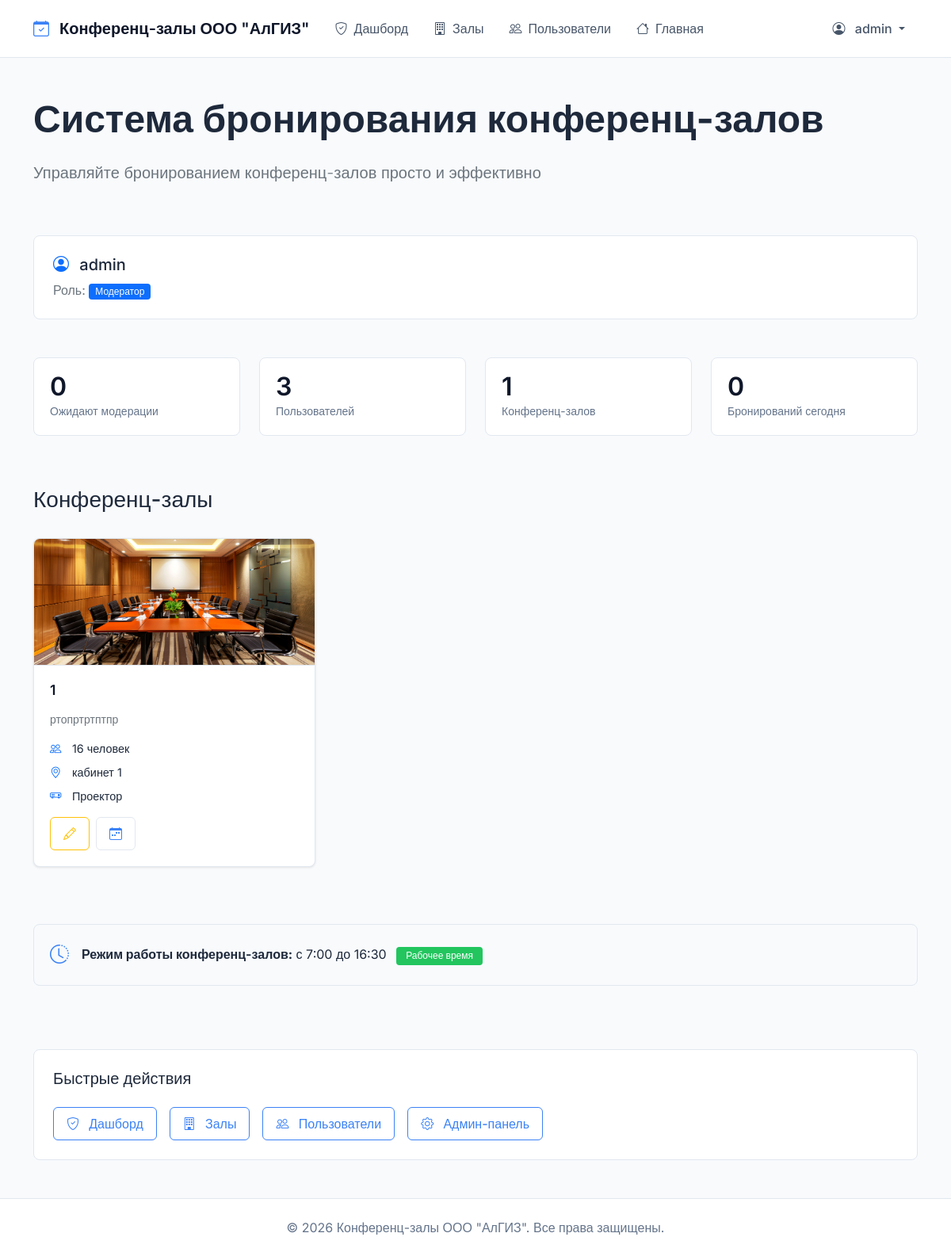
Page / (signed in) on the committed database.
### bookings/models.py (models this page shows, shortened)
class User(AbstractUser):
    ROLE_CHOICES = (
        ('moderator', 'Модератор'),
        ('requester', 'Заявитель'),
        ('employee', 'Сотрудник'),
    )
    role = models.CharField(max_length=20, choices=ROLE_CHOICES, default='employee', verbose_name="Роль")
    phone = models.CharField(max_length=20, blank=True, verbose_name="Телефон")
    department = models.CharField(max_length=100, blank=True, verbose_name="Отдел")
    avatar = models.ImageField(upload_to='avatars/', blank=True, null=True, verbose_name="Аватар")
    def get_full_name(self):
        if self.first_name and self.last_name:
            return f"{self.first_name} {self.last_name}"
        return self.username
    class Meta:
        verbose_name = "Пользователь"
        verbose_name_plural = "Пользователи"

class ConferenceRoom(models.Model):
    name = models.CharField(max_length=100, verbose_name="Название")
    capacity = models.PositiveIntegerField(verbose_name="Вместимость")
    location = models.CharField(max_length=200, verbose_name="Местоположение")
    description = models.TextField(blank=True, verbose_name="Описание")
    has_projector = models.BooleanField(default=False, verbose_name="Проектор")
    has_video_conference = models.BooleanField(default=False, verbose_name="Видеоконференция")
    has_whiteboard = models.BooleanField(default=False, verbose_name="Доска")
    is_active = models.BooleanField(default=True, verbose_name="Активен")
    image = models.ImageField(upload_to='rooms/', blank=True, null=True, verbose_name="Изображение")
    created_at = models.DateTimeField(auto_now_add=True, verbose_name="Дата создания")
    updated_at = models.DateTimeField(auto_now=True, verbose_name="Дата обновления")
    class Meta:
        verbose_name = "Конференц-зал"
        verbose_name_plural = "Конференц-залы"
        ordering = ['name']

### bookings/views.py (the view)
# urls.py: path('', views.index, name='index'),
@any_role_required
def index(request):
    rooms = ConferenceRoom.objects.filter(is_active=True)
    context = {
        'rooms': rooms,
        'total_rooms': rooms.count(),
        'booking_settings': settings.BOOKING_SETTINGS,
        'now': timezone.now(),
    }
    if request.user.is_authenticated:
        if request.user.role == 'requester':
            context['my_pending_bookings'] = Booking.objects.filter(
                requester=request.user, status='pending').count()
            context['my_approved_bookings'] = Booking.objects.filter(
                requester=request.user, status='approved').count()
        elif request.user.role == 'moderator':
            context['pending_bookings_count'] = Booking.objects.filter(status='pending').count()
            context['total_users'] = User.objects.filter(is_active=True).count()
        elif request.user.role == 'employee':
            today = timezone.now().date()
            context['today_bookings'] = Booking.objects.filter(
                status='approved', start_time__date=today).count()
    return render(request, 'bookings/index.html', context)

### bookings/templates/bookings/index.html (shortened to what this page needs)
{% extends 'bookings/base.html' %}
{% load static %}
{% block content %}
<div class="row mb-5">
    <div class="col-12">
        <h1 class="display-5 fw-bold mb-4">
            Система бронирования конференц-залов
        </h1>
        <p class="lead text-secondary">
            Управляйте бронированием конференц-залов просто и эффективно
        </p>
    </div>
</div>
{% if user.is_authenticated %}
    <div class="row mb-5">
        <div class="col-12">
            <div class="p-4 bg-white border rounded-3">
                <h5 class="mb-2">
                    <i class="bi bi-person-circle me-2 text-primary"></i>
                    {{ user.get_full_name|default:user.username }}
                </h5>
                <p class="text-secondary mb-0">
                    Роль: <span class="badge bg-primary">{{ user.get_role_display }}</span>
                </p>
            </div>
        </div>
    </div>
    <div class="row mb-5">
        {% if user.role == 'requester' %}
            <div class="col-md-4 mb-3">
                <div class="stat-card">
                    <div class="stat-value">{{ my_pending_bookings|default:0 }}</div>
                    <div class="stat-label">Ожидают подтверждения</div>
                </div>
            </div>
            <div class="col-md-4 mb-3">
                <div class="stat-card">
                    <div class="stat-value">{{ my_approved_bookings|default:0 }}</div>
                    <div class="stat-label">Подтверждено</div>
                </div>
            </div>
            <div class="col-md-4 mb-3">
                <div class="stat-card">
                    <div class="stat-value">{{ total_rooms }}</div>
                    <div class="stat-label">Доступно залов</div>
                </div>
            </div>
        {% elif user.role == 'moderator' %}
            <div class="col-md-3 mb-3">
                <div class="stat-card">
                    <div class="stat-value">{{ pending_bookings_count|default:0 }}</div>
                    <div class="stat-label">Ожидают модерации</div>
                </div>
            </div>
            <div class="col-md-3 mb-3">
                <div class="stat-card">
                    <div class="stat-value">{{ total_users|default:0 }}</div>
                    <div class="stat-label">Пользователей</div>
                </div>
            </div>
            <div class="col-md-3 mb-3">
                <div class="stat-card">
                    <div class="stat-value">{{ total_rooms }}</div>
                    <div class="stat-label">Конференц-залов</div>
                </div>
            </div>
            <div class="col-md-3 mb-3">
                <div class="stat-card">
                    <div class="stat-value">{{ today_bookings|default:0 }}</div>
                    <div class="stat-label">Бронирований сегодня</div>
                </div>
            </div>
        {% endif %}
    </div>
{% endif %}
<div class="row mb-4">
    <div class="col-12">
        <h3 class="fw-semibold">Конференц-залы</h3>
    </div>
</div>
<div class="row">
    {% for room in rooms %}
        <div class="col-md-6 col-lg-4 mb-4">
            <div class="card room-card h-100">
                {% if room.image %}
                    <img src="{{ room.image.url }}" class="card-img-top" alt="{{ room.name }}">
                {% else %}
                    <div class="room-image-placeholder">
                        <i class="bi bi-building"></i>
                    </div>
                {% endif %}
                <div class="card-body">
                    <h5 class="card-title fw-semibold mb-3">{{ room.name }}</h5>
                    <p class="text-secondary small mb-3">{{ room.description|truncatewords:15 }}</p>
                    <div class="room-features mb-3">
                        <div class="d-flex align-items-center mb-2">
                            <i class="bi bi-people text-primary me-2"></i>
                            <span>{{ room.capacity }} человек</span>
                        </div>
                        <div class="d-flex align-items-center mb-2">
                            <i class="bi bi-geo-alt text-primary me-2"></i>
                            <span>{{ room.location }}</span>
                        </div>
                        {% if room.has_projector %}
                        <div class="d-flex align-items-center mb-2">
                            <i class="bi bi-projector text-primary me-2"></i>
                            <span>Проектор</span>
                        </div>
                        {% endif %}
                    </div>
                    <div class="d-flex gap-2">
                        {% if user.is_authenticated %}
                            {% if user.role == 'requester' %}
                                <a href="{% url 'bookings:create_booking' %}?room={{ room.id }}"
                                   class="btn btn-primary flex-grow-1">
                                    <i class="bi bi-calendar-plus me-2"></i>
                                    Забронировать
                                </a>
                                <a href="{% url 'bookings:schedule' %}?room={{ room.id }}"
                                   class="btn btn-outline-secondary">
                                    <i class="bi bi-calendar-week"></i>
                                </a>
                            {% elif user.role == 'employee' %}
                                <a href="{% url 'bookings:room_schedule' room.id %}"
                                   class="btn btn-outline-primary w-100">
                                    <i class="bi bi-calendar-week me-2"></i>
                                    Расписание
                                </a>
                            {% elif user.role == 'moderator' %}
                                <a href="{% url 'bookings:edit_room' room.id %}"
                                   class="btn btn-outline-warning">
                                    <i class="bi bi-pencil"></i>
                                </a>
                                <a href="{% url 'bookings:room_schedule' room.id %}"
                                   class="btn btn-outline-info">
                                    <i class="bi bi-calendar-week"></i>
                                </a>
                            {% endif %}
                        {% else %}
                            <a href="{% url 'bookings:login' %}?next={% url 'bookings:create_booking' %}"
                               class="btn btn-primary w-100">
                                <i class="bi bi-box-arrow-in-right me-2"></i>
                                Войдите для бронирования
                            </a>
                        {% endif %}
                    </div>
                </div>
            </div>
        </div>
    {% endfor %}
</div>
<div class="row my-5">
    <div class="col-12">
        <div class="working-hours">
            <i class="bi bi-clock-history fs-4"></i>
            <div>
                <strong>Режим работы конференц-залов:</strong>
                с {{ booking_settings.BOOKING_START_HOUR }}:00 до {{ booking_settings.BOOKING_END_HOUR }}:{{ booking_settings.BOOKING_END_MINUTE }}
                <span class="badge bg-success ms-2">Рабочее время</span>
            </div>
        </div>
    </div>
</div>
{% if user.is_authenticated %}
    <div class="row">
        <div class="col-12">
            <div class="bg-white border rounded-3 p-4">
                <h5 class="mb-4">Быстрые действия</h5>
                <div class="d-flex gap-3 flex-wrap">
                    {% if user.role == 'requester' %}
                        <a href="{% url 'bookings:create_booking' %}" class="btn btn-outline-primary">
                            <i class="bi bi-plus-circle me-2"></i>
                            Новая заявка
                        </a>
                        <a href="{% url 'bookings:my_bookings' %}" class="btn btn-outline-primary">
                            <i class="bi bi-list-check me-2"></i>
                            Мои заявки
                        </a>
                        <a href="{% url 'bookings:schedule' %}" class="btn btn-outline-primary">
                            <i class="bi bi-calendar-week me-2"></i>
                            Календарь
                        </a>
                    {% elif user.role == 'moderator' %}
                        <a href="{% url 'bookings:moderator_dashboard' %}" class="btn btn-outline-primary">
                            <i class="bi bi-shield-check me-2"></i>
                            Дашборд
                        </a>
                        <a href="{% url 'bookings:room_management' %}" class="btn btn-outline-primary">
                            <i class="bi bi-building me-2"></i>
                            Залы
                        </a>
                        <a href="{% url 'bookings:user_management' %}" class="btn btn-outline-primary">
                            <i class="bi bi-people me-2"></i>
                            Пользователи
                        </a>
                        <a href="{% url 'admin:index' %}" class="btn btn-outline-primary">
                            <i class="bi bi-gear me-2"></i>
                            Админ-панель
                        </a>
                    {% endif %}
                </div>
            </div>
        </div>
    </div>
{% endif %}
{% endblock %}

### bookings/templates/bookings/base.html (shortened to what this page needs)
<!DOCTYPE html>
<html lang="ru">
<head>
    <link href="https://cdn.jsdelivr.net/npm/bootstrap@5.1.3/dist/css/bootstrap.min.css" rel="stylesheet">
    <link rel="stylesheet" href="https://cdn.jsdelivr.net/npm/bootstrap-icons@1.8.1/font/bootstrap-icons.css">
    {% load static %}
    <link rel="stylesheet" href="{% static 'bookings/css/style.css' %}">
</head>
<body>
    <nav class="navbar navbar-expand-lg">
        <div class="container">
            <a class="navbar-brand" href="{% url 'bookings:index' %}">
                <i class="bi bi-calendar-check"></i>
                Конференц-залы ООО "АлГИЗ"
            </a>
            <div class="collapse navbar-collapse" id="navbarNav">
                <ul class="navbar-nav me-auto">
                    {% if user.is_authenticated %}
                        {% if user.role == 'moderator' %}
                            <li class="nav-item">
                                <a class="nav-link {% if request.resolver_match.url_name == 'moderator_dashboard' %}active{% endif %}"
                                   href="{% url 'bookings:moderator_dashboard' %}">
                                    <i class="bi bi-shield-check"></i>Дашборд
                                </a>
                            </li>
                            <li class="nav-item">
                                <a class="nav-link {% if request.resolver_match.url_name == 'room_management' %}active{% endif %}"
                                   href="{% url 'bookings:room_management' %}">
                                    <i class="bi bi-building"></i>Залы
                                </a>
                            </li>
                            <li class="nav-item">
                                <a class="nav-link {% if request.resolver_match.url_name == 'user_management' %}active{% endif %}"
                                   href="{% url 'bookings:user_management' %}">
                                    <i class="bi bi-people"></i>Пользователи
                                </a>
                            </li>
                        {% endif %}
                        <li class="nav-item">
                            <a class="nav-link" href="{% url 'bookings:index' %}">
                                <i class="bi bi-house"></i>Главная
                            </a>
                        </li>
                    {% endif %}
                </ul>
                <ul class="navbar-nav">
                    {% if user.is_authenticated %}
                        <li class="nav-item dropdown">
                            <a class="nav-link dropdown-toggle" href="#" id="userDropdown" role="button"
                               data-bs-toggle="dropdown" aria-expanded="false">
                                <i class="bi bi-person-circle"></i>
                                {{ user.get_full_name|default:user.username }}
                            </a>
                        </li>
                    {% endif %}
                </ul>
            </div>
        </div>
    </nav>
    <main class="container mt-5">
        {% block content %}
        {% endblock %}
    </main>
    <footer class="footer mt-5 py-4">
        <div class="container text-center">
            <span>© 2026 Конференц-залы ООО "АлГИЗ". Все права защищены.</span>
        </div>
    </footer>
</body>
</html>

### rows in the picture
User: get_full_name "admin", role "Модератор"
ConferenceRoom: image (picture), name "1", description "ртопртртптпр", capacity "16", location "кабинет 1", has_projector True (drawn)

### other values in the picture
{{ pending_bookings_count|default:0 }} "0"
{{ total_users|default:0 }} "3"
{{ total_rooms }} "1"
{{ today_bookings|default:0 }} "0"
{{ booking_settings.BOOKING_START_HOUR }} "7"
{{ booking_settings.BOOKING_END_HOUR }} "16"
{{ booking_settings.BOOKING_END_MINUTE }} "30"
